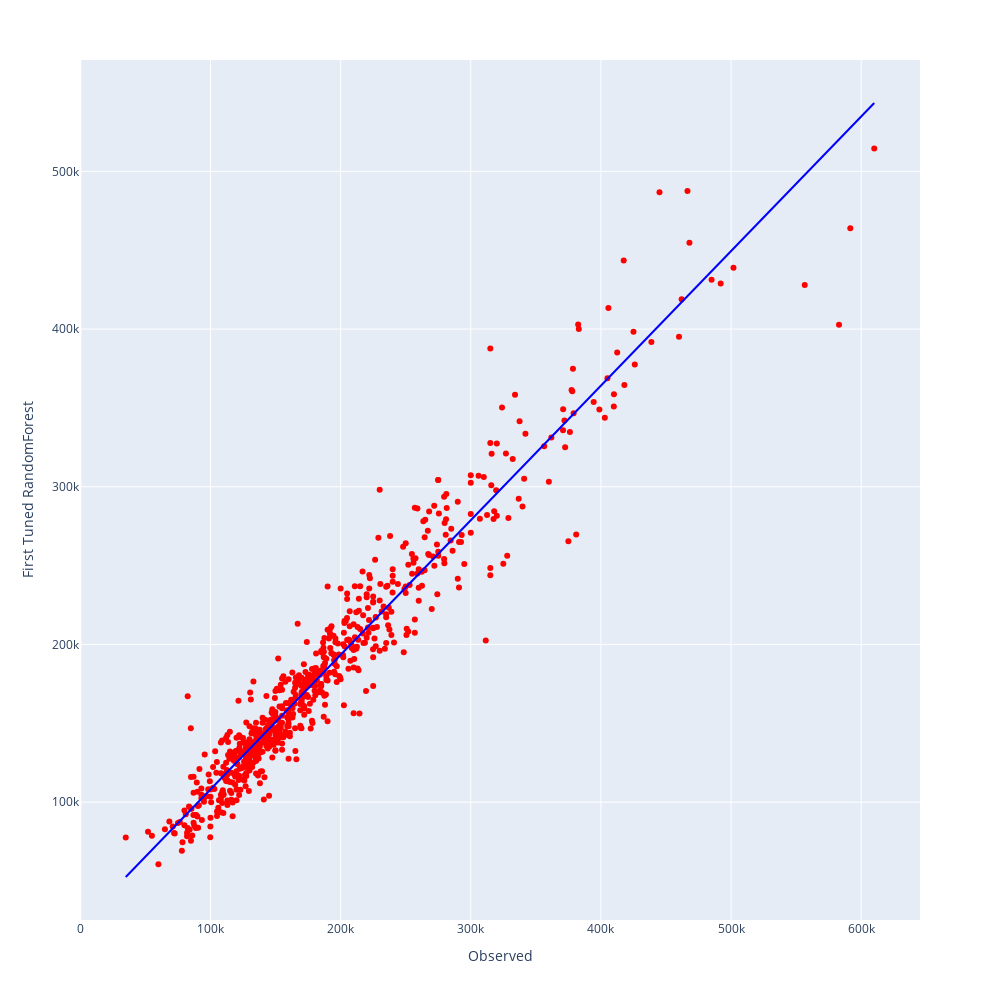

The notebook cell saved with this chart:
### Markdown cell above
## Tuned Random Forest - Visualizziamo i valori predetti vs i valori reali osservati

### Code cell
fig =px.scatter(results, x="Observed", y="First Tuned RandomForest", hover_data=['id'],color_discrete_sequence=['red'],trendline="ols",trendline_color_override='blue',height=1000, width=1000)
fig.show()

### Figure 1 — Plotly figure (JSON) as saved in the notebook; plotly's stock layout.template omitted (floating-point values rounded to 4 significant figures; data arrays with more than 128 entries replaced by an {"elided": "..."} marker saying what was removed)
{"data": [{"customdata": {"elided": "733x1 int values"}, "hovertemplate": "Observed=%{x}<br>First Tuned RandomForest=%{y}<br>id=%{customdata[0]}<extra></extra>", "legendgroup": "", "marker": {"color": "red", "symbol": "circle"}, "mode": "markers", "name": "", "orientation": "v", "showlegend": false, "type": "scatter", "x": {"elided": "733 int values"}, "xaxis": "x", "y": {"elided": "733 float values"}, "yaxis": "y"}, {"hovertemplate": "<b>OLS trendline</b><br>First Tuned RandomForest = 0.853415 * Observed + 22763.6<br>R<sup>2</sup>=0.933168<br><br>Observed=%{x}<br>First Tuned RandomForest=%{y} <b>(trend)</b><extra></extra>", "legendgroup": "", "line": {"color": "blue"}, "marker": {"color": "red", "symbol": "circle"}, "mode": "lines", "name": "", "showlegend": false, "type": "scatter", "x": {"elided": "733 int values"}, "xaxis": "x", "y": {"elided": "733 float values"}, "yaxis": "y"}], "layout": {"height": 1000, "legend": {"tracegroupgap": 0}, "margin": {"t": 60}, "width": 1000, "xaxis": {"anchor": "y", "domain": [0, 1], "title": {"text": "Observed"}}, "yaxis": {"anchor": "x", "domain": [0, 1], "title": {"text": "First Tuned RandomForest"}}}}
